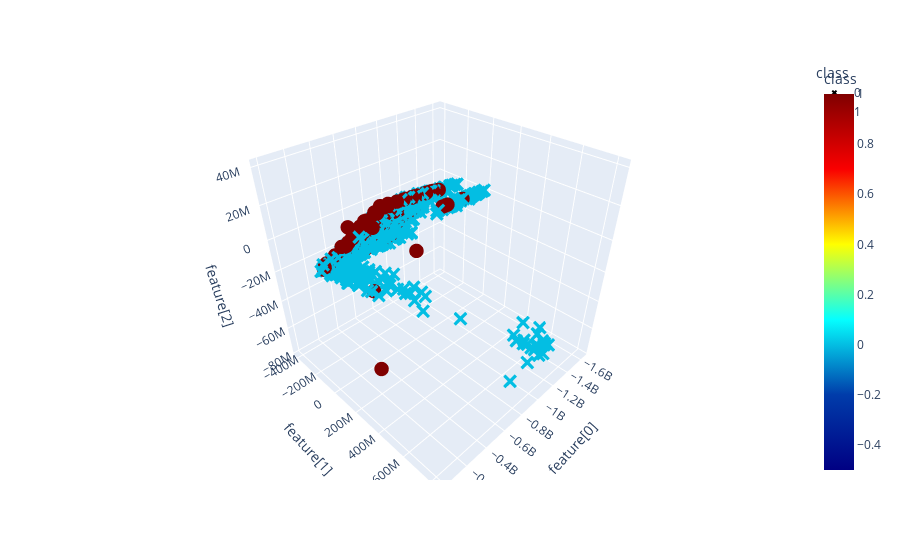

Notebook code cell kept with this figure:
### Code cell
run_analysis_pipeline('features_128_lesion_mask.csv')

### Figure 1 — Plotly figure (JSON) as saved in the notebook; plotly's stock layout.template omitted (floating-point values rounded to 4 significant figures; data arrays with more than 128 entries replaced by an {"elided": "..."} marker saying what was removed)
{"data": [{"hovertemplate": "class=%{marker.color}<br>feature[0]=%{x}<br>feature[1]=%{y}<br>feature[2]=%{z}<extra></extra>", "legendgroup": "0", "marker": {"color": {"elided": "1398 int values"}, "coloraxis": "coloraxis", "size": 5, "symbol": "x"}, "mode": "markers", "name": "0", "scene": "scene", "showlegend": true, "type": "scatter3d", "x": {"elided": "1398 float values"}, "y": {"elided": "1398 float values"}, "z": {"elided": "1398 float values"}}, {"hovertemplate": "class=%{marker.color}<br>feature[0]=%{x}<br>feature[1]=%{y}<br>feature[2]=%{z}<extra></extra>", "legendgroup": "1", "marker": {"color": {"elided": "1399 int values"}, "coloraxis": "coloraxis", "size": 5, "symbol": "circle"}, "mode": "markers", "name": "1", "scene": "scene", "showlegend": true, "type": "scatter3d", "x": {"elided": "1399 float values"}, "y": {"elided": "1399 float values"}, "z": {"elided": "1399 float values"}}], "layout": {"coloraxis": {"colorbar": {"title": {"text": "class"}}, "colorscale": [[0, "rgb(0,0,131)"], [0.2, "rgb(0,60,170)"], [0.4, "rgb(5,255,255)"], [0.6, "rgb(255,255,0)"], [0.8, "rgb(250,0,0)"], [1, "rgb(128,0,0)"]]}, "legend": {"title": {"text": "class"}, "tracegroupgap": 0}, "margin": {"t": 60}, "scene": {"domain": {"x": [0, 1], "y": [0, 1]}, "xaxis": {"title": {"text": "feature[0]"}}, "yaxis": {"title": {"text": "feature[1]"}}, "zaxis": {"title": {"text": "feature[2]"}}}}}
